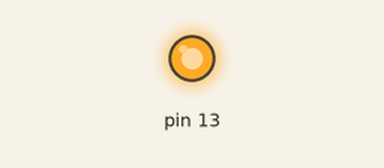
Recording of a sketch running on a simulated Arduino Uno, built with avr-gcc and run on an emulated ATmega328P. On the bench: output pins drawn as LEDs (lit = HIGH).

Above: at 0.7 s.
At 11.0 s:
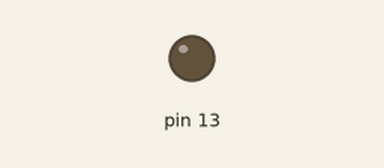
Timing chart, 0 to 18.2 s (numbered marks = the images above):
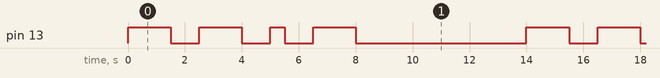

The sketch:

Grade_Crossing.ino
```cpp
// Grade Crossing Signal using the onboard LED

void setup()
   {
    Serial.begin(9600);
    pinMode(13,OUTPUT);

   }

void loop()
   {
    digitalWrite(13,HIGH);
    delay(1500);
    digitalWrite(13,LOW);
    delay(1000);

    digitalWrite(13,HIGH);
    delay(1500);
    digitalWrite(13,LOW);
    delay(1000);

    digitalWrite(13,HIGH);
    delay(500);
    digitalWrite(13,LOW);
    delay(1000);

    digitalWrite(13,HIGH);
    delay(1500);
    digitalWrite(13,LOW);
    delay(1000);

    delay(5000);
   }
```

Measured:
- by itself, pin 13: repeats every 14.0 s: LOW 1.0 s, HIGH 1.5 s, LOW 1.0 s, HIGH 0.50 s, LOW 1.0 s, HIGH 1.5 s, LOW 6.0 s, HIGH 1.5 s
- by itself, everything shown: repeats every 14.0 s, in 8 steps
